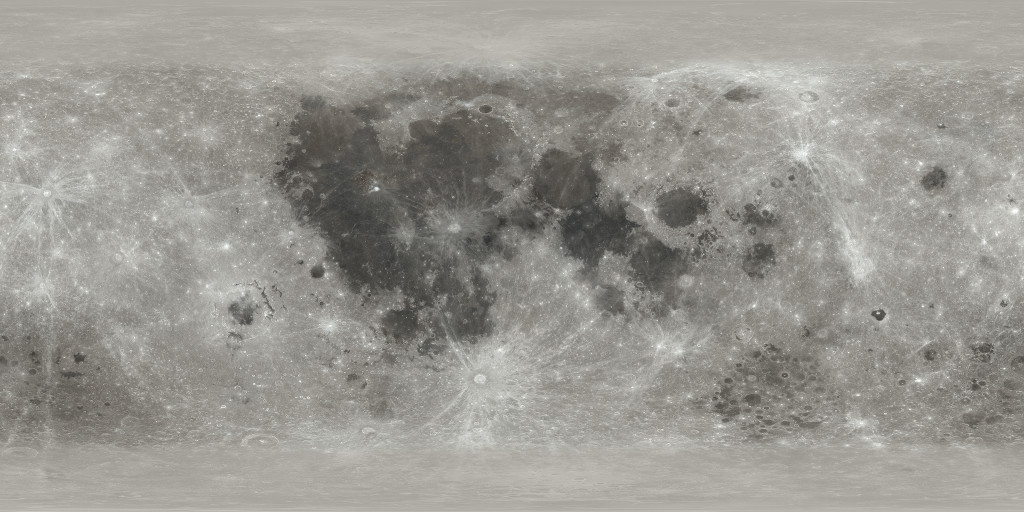
#> input picture data/moon_surface.jpg, 1024 x 512 px
$ jupyter execute --allow-errors data2midi-BC.ipynb
#> lines starting #> are read from the running program, lines starting #| are printed output that depends on the picture
### bcfunctions.py
import numpy as np
from audiolazy import midi2str,str2midi
from midiutil import MIDIFile #import library to make midi file, https://midiutil.readthedocs.io/en/1.2.1/


def map_value(value, min_value, max_value, min_result, max_result, power=1):
    '''maps value(s) from one range to another

    value: input value (int, float, list, or array)
    min_value,max_value: input value range
    min_result,max_result: output value range
    power: scaling parameter, linear mapping if set to 1

    Returns:
        int if both min_result and max_result are int, otherwise float
        list of int or float if value is a list
        array of int or float if value is an array'''

    value_input = value

    #if list, convert to array
    if isinstance(value_input, list): value = np.array(value_input)

    #validation
    if np.any(value < min_value) or np.any(value > max_value):
        raise ValueError(f'one or more values is outside of range [{min_value},{max_value}]!')

    #mapping
    result = min_result + ((value - min_value)/(max_value - min_value))**power*(max_result - min_result)

    #rounding
    if isinstance(min_result*max_result, int):
        if isinstance(value_input, int) or isinstance(value_input, float):
            result = round(result)
        if isinstance(value_input, list) or isinstance(value_input, np.ndarray):
            result = np.round(result).astype(int)

    # value_input was list, convert result into list
    if isinstance(value_input, list): result = result.tolist()

    return result


def get_scale_notes(start_note, octaves, scale):
    '''gets scale note names

    start_note: string , ex. 'C2'
    octaves: int, number of octaves
    scale: string (from available) or custom list of scale steps (ex. [2,2,1,2,2,2,1])

    returns: list of note names (including root as highest note)
    '''
#> called with start_note = 'C3', octaves = 3, scale = 'lydian'

    scales = {
    'chromatic':[1,1,1,1,1,1,1,1,1,1,1,1],

    'major':[2,2,1,2,2,2,1],
    'minor':[2,1,2,2,1,2,2],
    'harmonicMinor':[2,1,2,2,1,3,1],
    'melodicMinor':[2,1,2,2,2,2,1],

    'ionian':[2,2,1,2,2,2,1],
    'dorian':[2,1,2,2,2,1,2],
    'phrygian':[1,2,2,2,1,2,2],
    'lydian':[2,2,2,1,2,2,1],
    'mixolydian':[2,2,1,2,2,1,2],
    'aeolian':[2,1,2,2,1,2,2],
    'lochrian':[1,2,2,1,2,2,2],

    'majorPent':[2,2,3,2,3],
    'minorPent':[3,2,2,3,2],

    'wholetone':[2,2,2,2,2,2],
    'diminished':[2,1,2,1,2,1,2,1],

    #add more here!
    }

    #get scale steps
    if type(scale) is str:
        if scale not in scales.keys():
            raise ValueError(f'Scale name not recognized!')
        else:
            scale_steps = scales[scale]
    if type(scale) is list:
        scale_steps = scale

    #get note names for each scale step, in each octave
    note_names = []
    for octave in range(octaves):
        note_number = str2midi(start_note) + (12*octave)

        for step in scale_steps:
            note_names.append(midi2str(note_number))
            note_number = note_number + step

    #add root as last note
    last_midi_note = str2midi(start_note) + (octaves*12)
    note_names.append(midi2str(last_midi_note))

    #could alter function to return midi note numbers instead
    #note_numbers = [str2midi(n) for n in note_names]

    return note_names


def save_midi(events, out_filename, bpm=60):
    '''saves one track midi file with note events'''

    my_midi_file = MIDIFile(1) #one track
    my_midi_file.addTempo(track=0, time=0, tempo=bpm)

    for event in events:
        my_midi_file.addNote(track=0, channel=0, pitch=event['midi'], time=event['t'] , duration=event['dur'], volume=event['vel'])

    with open(out_filename + '.mid', "wb") as f:
        my_midi_file.writeFile(f)
    print('saved ' + out_filename + '.mid')


def save_midi_cc(events, events_cc, out_filename, bpm=60):
    '''saves one track midi file with note events and control change events

    events: list of event dictionaries
    events_cc: list of control change event dictionaries
    out_filename: string, desired filename for mid file (_cc is appended)
    bpm: int or float, tempo in beats per minute'''

    my_midi_file = MIDIFile(1) #one track
    my_midi_file.addTempo(track=0, time=0, tempo=bpm)

    for event in events:
        my_midi_file.addNote(track=0, channel=0, pitch=event['midi'], time=event['t'] , duration=event['dur'], volume=event['vel'])

    for event_cc in events_cc:
        my_midi_file.addControllerEvent(track=0, channel=0, time=event_cc['t'], controller_number=event_cc['controller_number'], parameter=event_cc['parameter'])

    with open(out_filename + '_cc.mid', "wb") as f:
        my_midi_file.writeFile(f)
    print('saved ' + out_filename + '_cc.mid')

### data2midi-BC.ipynb
# Convert data to MIDI (Discrete and Continuous)

Example notebook to map discrete data (from a .csv file) into musical notes and to map continuous data (from an image or .csv) into smoothly varrying control changes. Place your own .csv file and/or image in '/data/' and customize the script.

### Install required libraries (can skip if they're already installed)

[cell 1]
import sys
#install with pip

#or use this if you installed python with anaconda
#conda install --yes --prefix {sys.prefix} pandas matplotlib audiolazy midiutil numpy Pillow

### import utility functions needed for this notebook

[cell 2]
from bcfunctions import *

# [7 lines of commented-out code are left out]

# Discrete Data
Map individual data points to musical notes (with MIDI notes and velocities).

### 1) Load data (csv file)

[cell 3]
import pandas as pd

data_filename = 'lunarCraterAges'  #name of csv data file, place in /data

#> (the rest of this cell did not finish here and is left out)

### 2) Plot data

[cell 4]
import matplotlib.pylab as plt  #import library for plotting, https://pypi.org/project/matplotlib/

#> (the rest of this cell did not finish here and is left out)

### 3) Map longitude to time

[cell 5]
duration = 60 #set duration in seconds

#> (the rest of this cell did not finish here and is left out)

### 4) Map crater latitude to musical pitch, map diameter to note velocity

#> (a cell that did not finish here is left out)

#> (a cell that did not finish here is left out)

### 5) Save data as MIDI file
We'll organize the MIDI events as a list of dictionaries. Then we can feed this list to a function to save as a MIDI file. The save_midi function could be generalized to write multi-track and multi-channel midi files.

[cell 8]
events = []
#> (the rest of this cell did not finish here and is left out)

[cell 9]
midi_filename = 'craters'

save_midi(events,'./midi/' + midi_filename, bpm=60)
#> (the call stopped at in save_midi, `my_midi_file = MIDIFile(1)`: midiutil is not available in this run)

# Continuous Data

Map continuous data to smoothly varying control changes.

### 1) Load data

We'll use image data, but you can load data from a csv file instead.

[cell 10]
from PIL import Image
import numpy as np
import matplotlib.pylab as plt
from bcfunctions import *

image_filename = 'moon_surface'
im = Image.open('./data/' + image_filename + '.jpg' ) #can use jpg or png
#> im is the input picture: PIL image 1024x512 RGB; mean R, G, B 152.7, 150.8, 144.9
width, height = im.size
#> width = 1024; height = 512
print('Image dimensions:',width, height)
#| Image dimensions: 1024 512

im_grey = im.convert('L') #convert to greyscale

im_grey = np.roll(im_grey, int(width/2)) #shift so that longitude=0 is at x=0 (left side), so that it matches the crater data
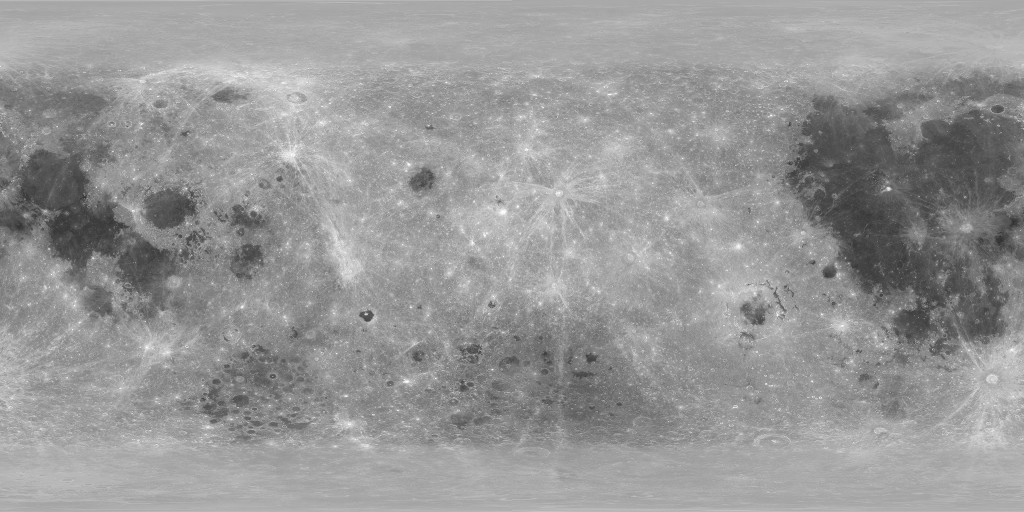
#> im_grey: shape (512, 1024); min 46, max 255, mean 150.7

plt.figure( figsize=(10,5) )
plt.imshow(im_grey, cmap='gray')
# plt.scatter(map_value(longitudes, 0, 360, 0, width), map_value(latitudes, -90, 90, height, 0), s=diameters, alpha=0.5)

### 2) Plot the average brightness of each column

[cell 11]
avg_brightness = np.mean(im_grey, axis=0) #average pixel value of each column
#> avg_brightness = 1024 values, max 169.3 at index 344, min 127.6 at index 898, mean 150.7

im_longitudes = np.linspace(0, 360, len(avg_brightness)) #array of each column's longitude (just for plotting)
#> im_longitudes = 1024 values from 0 to 360

plt.plot(im_longitudes, avg_brightness)
plt.xlabel('longitude')
plt.ylabel('average brightness')
plt.show()
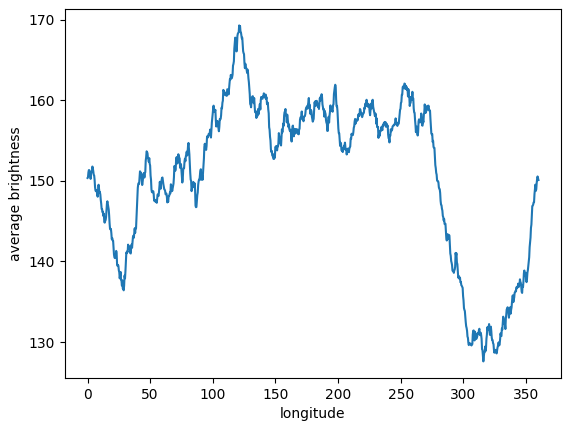
#> figure drawn by matplotlib, 1 panel; curve peaks at x = 121.1, y = 169.3

### 3) Map average brightness to a control change parameter
We'll use a limited range for the CC value, centered around the midpoint, 63. Full range is 0,127.

[cell 12]
duration = 60 #set duration in seconds

cc_min,cc_max = 63 - 35, 63 + 35 #limited CC range, centered around the midpoint 63

brightness_cc = map_value(avg_brightness, min(avg_brightness), max(avg_brightness), cc_min, cc_max )
#> in map_value, `value_input = value`: value_input has the same summary as avg_brightness outside map_value
#> in map_value, `result = min_result + ((value - min_value)/(max_value - min_value))**p..`: result = 1024 values, max 98 at index 344, min 28 at index 898, mean 66.74
#> in map_value, `result = np.round(result).astype(int)`: result = 1024 values, max 98 at index 344, min 28 at index 898, mean 66.75
#> brightness_cc has the same summary as result in map_value

time_cc_im = np.linspace(0, duration, len(brightness_cc)) #one time sample for each column
#> time_cc_im = 1024 values from 0 to 60

plt.plot(time_cc_im, brightness_cc)
plt.xlabel('time [beats]')
plt.ylabel('control change values')
plt.show()
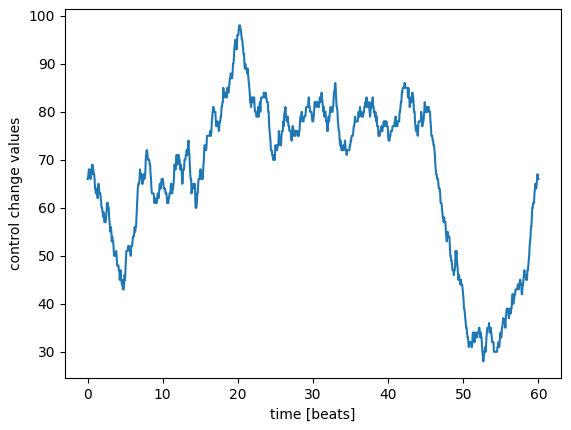
#> figure drawn by matplotlib, 1 panel; curve peaks at x = 20.18, y = 98

### 4) Save CC events with a single long note
We'll assign the CC events to control the pitch bend of a synth in a DAW.

[cell 13]
events = [{
    't': 0,
    'midi': 60,
    'vel': 100,
    'dur': duration
    }] #make single long note

controller_number = 1 #modulation (this can be anything)

events_cc=[]
for i in range(len(time_cc_im)):
    events_cc.append({
        't':time_cc_im[i],
        'controller_number':controller_number,
        'parameter':brightness_cc[i]
    })
#> after the loop, events_cc = 1024 items


midi_cc_filename = 'brightness_note'

save_midi_cc(events, events_cc, './midi/' + midi_cc_filename, bpm=60)
#> (the call stopped at in save_midi_cc, `my_midi_file = MIDIFile(1)`: midiutil is not available in this run)
